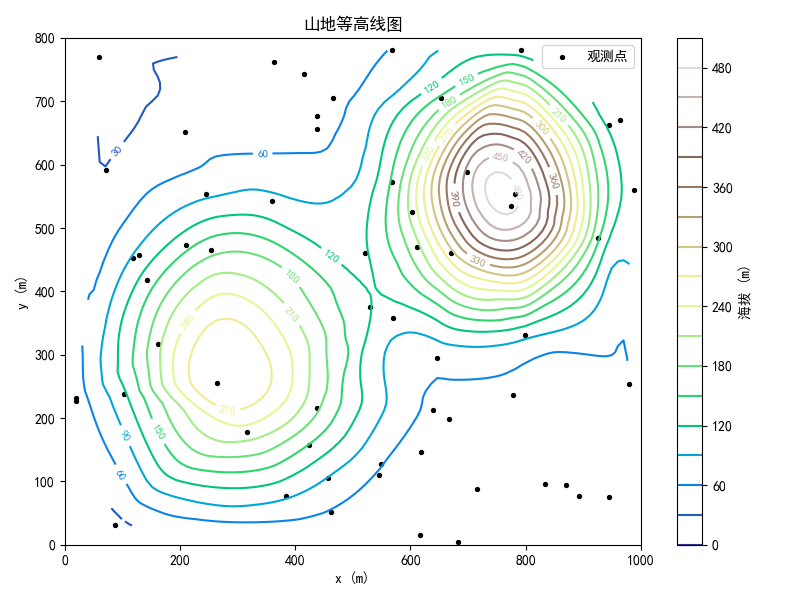

Write Python code to recreate this figure.
import numpy as np
import matplotlib.pyplot as plt
from scipy.interpolate import griddata

# ========== 中文字体配置 ==========
plt.rcParams['font.sans-serif'] = ['SimHei']  
plt.rcParams['axes.unicode_minus'] = False    

# 1. 模拟一些离散海拔观测点
np.random.seed(0)
n = 60
x_obs = np.random.uniform(0, 1000, n)
y_obs = np.random.uniform(0, 800, n)
# 造一个山地地形：两个山峰 + 一个缓坡
z_obs = (300*np.exp(-((x_obs-300)**2+(y_obs-300)**2)/200**2)
         + 450*np.exp(-((x_obs-750)**2+(y_obs-550)**2)/150**2)
         + 0.05*x_obs + 0.03*y_obs)

# 2. 插值到规则网格
xi = np.linspace(0, 1000, 100)
yi = np.linspace(0, 800, 80)
Xi, Yi = np.meshgrid(xi, yi)
Zi = griddata((x_obs, y_obs), z_obs, (Xi, Yi), method='cubic')

# 3. 画等高线
plt.figure(figsize=(8, 6))
cs = plt.contour(Xi, Yi, Zi, levels=15, cmap='terrain')
plt.clabel(cs, inline=True, fontsize=8)
plt.scatter(x_obs, y_obs, c='k', s=8, label='观测点')
plt.colorbar(cs, label='海拔 (m)')
plt.xlabel('x (m)'); plt.ylabel('y (m)')
plt.title('山地等高线图')
plt.legend()
plt.tight_layout()
plt.show()

# 4. 计算曲面面积
dx = xi[1] - xi[0]
dy = yi[1] - yi[0]
dzdx, dzdy = np.gradient(Zi, dy, dx)
dS = np.sqrt(1 + dzdx**2 + dzdy**2) * dx * dy
area = np.nansum(dS)
print(f"山地地面总面积 ≈ {area:.1f} m²")
print(f"水平投影面积 = {1000*800} m²")
